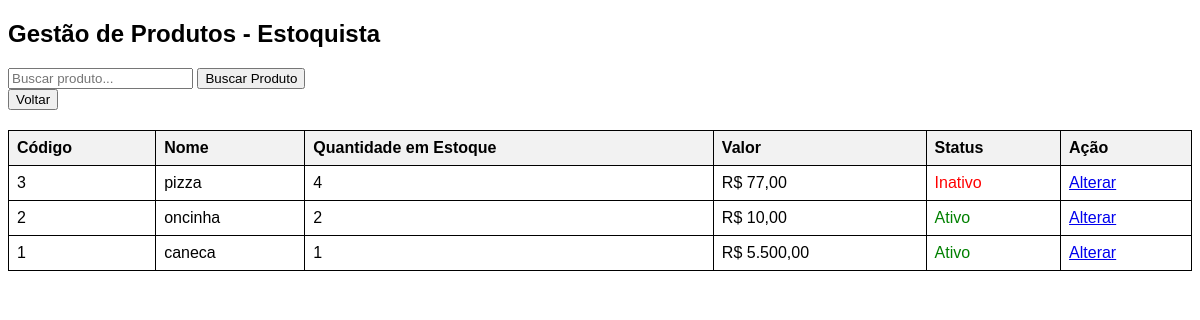
The page /listarprodutoestoquista.php on the database as committed earlier.
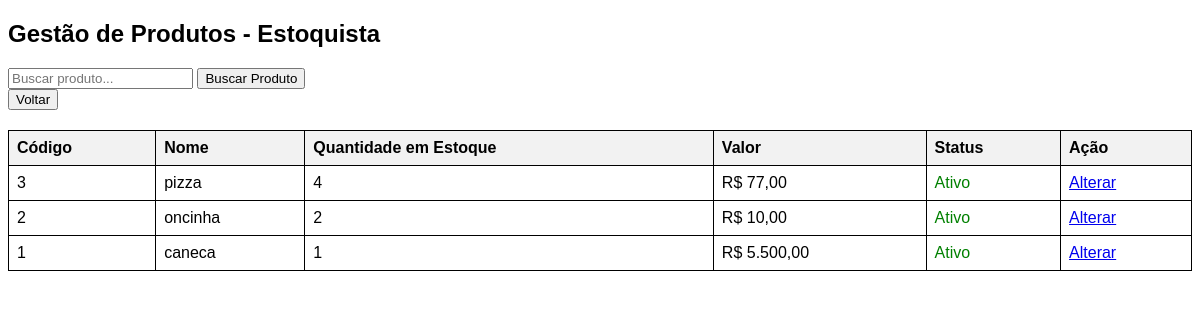
The same page on the database as committed later.
### tables this page shows
CREATE TABLE `produtos` (
  `id` bigint(20) NOT NULL,
  `nome` varchar(200) NOT NULL,
  `avaliacao` decimal(2,1) DEFAULT NULL CHECK (`avaliacao` between 1.0 and 5.0 and `avaliacao` MOD 0.5 = 0),
  `descricao` varchar(2000) DEFAULT NULL,
  `preco` decimal(10,2) NOT NULL CHECK (`preco` >= 0),
  `quantidade_estoque` int(11) NOT NULL,
  `status` tinyint(1) NOT NULL DEFAULT 1
);

### listarprodutoestoquista.php (the view, shortened to what this page needs)
<?php
include "connectDB.php";
$itens_por_pagina = 10;
$pagina = isset($_GET['pagina']) ? intval($_GET['pagina']) : 1;
$offset = ($pagina - 1) * $itens_por_pagina;
$filtro = isset($_GET['filtro']) ? trim($_GET['filtro']) : '';
$sql = "SELECT id, nome, quantidade_estoque, preco, status FROM produtos";
$parametros = [];
$tipos = "";
$sql .= " ORDER BY id DESC LIMIT ?, ?";
$parametros[] = $offset;
$parametros[] = $itens_por_pagina;
$tipos .= "ii";
$stmt = $mysqli->prepare($sql);
$stmt->bind_param($tipos, ...$parametros);
$stmt->execute();
$result = $stmt->get_result();
?>
<!DOCTYPE html>
<html lang="pt-br">
<head>
</head>
<body>
    <h2>Gestão de Produtos - Estoquista</h2>
    <form method="GET" action="">
        <input type="text" name="filtro" placeholder="Buscar produto..." value="<?php echo htmlspecialchars($filtro); ?>">
        <button type="submit">Buscar Produto</button>
    </form>
    <div class="buttons-container">
        <button onclick="window.location.href='backofficeestoquista.php'">Voltar</button>
    </div>
    <table>
        <tr>
            <th>Código</th>
            <th>Nome</th>
            <th>Quantidade em Estoque</th>
            <th>Valor</th>
            <th>Status</th>
            <th>Ação</th>
        </tr>
        <?php while ($row = $result->fetch_assoc()) { ?>
        <tr>
            <td><?php echo $row['id']; ?></td>
            <td><?php echo htmlspecialchars($row['nome']); ?></td>
            <td><?php echo $row['quantidade_estoque']; ?></td>
            <td>R$ <?php echo number_format($row['preco'], 2, ',', '.'); ?></td>
            <td>
                <span class="<?php echo ($row['status'] == 1) ? 'status-ativo' : 'status-inativo'; ?>">
                    <?php echo ($row['status'] == 1) ? 'Ativo' : 'Inativo'; ?>
                </span>
            </td>
            <td>
                <a href="alterarProdutoEstoquista.php?id=<?php echo $row['id']; ?>">Alterar</a>
            </td>
        </tr>
        <?php } ?>
    </table>
</body>
</html>

Rows that differ between the two databases and show on the page:
changed produtos "pizza": status "Inativo" → "Ativo"
